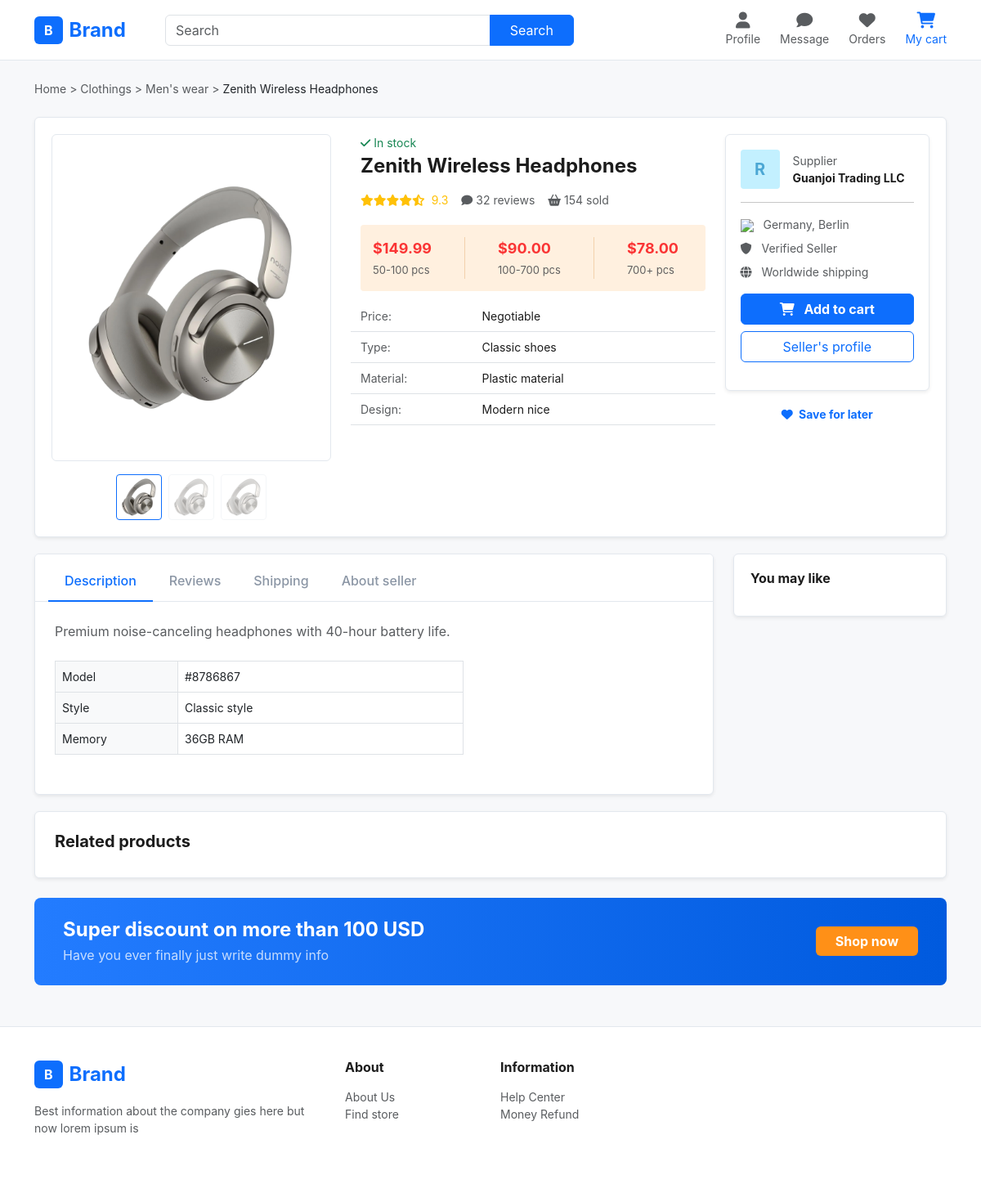
The page /products/1/ on the database its author committed.
### shop/models.py (models this page shows, shortened)
class Product(models.Model):
    name = models.CharField(max_length=200)
    price = models.DecimalField(max_digits=10, decimal_places=2)
    old_price = models.DecimalField(max_digits=10, decimal_places=2, null=True, blank=True)
    category = models.CharField(max_length=100)
    brand = models.CharField(max_length=100, default="Generic")
    image = models.ImageField(upload_to='products/')
    description = models.TextField()
    stock = models.IntegerField(default=0)
    is_verified = models.BooleanField(default=False)
    rating = models.DecimalField(max_digits=3, decimal_places=1, default=4.5)

### shop/views.py (the view)
# urls.py: path('<int:id>/', views.product_detail, name='product_detail'),
def product_detail(request, id):
    product = get_object_or_404(Product, id=id)
    return render(request, 'shop/product_detail.html', {'product': product})

### shop/templates/shop/product_detail.html (shortened to what this page needs)
<!DOCTYPE html>
<html lang="en">
<head>
    <link href="https://cdn.jsdelivr.net/npm/bootstrap@5.3.0/dist/css/bootstrap.min.css" rel="stylesheet">
    <link rel="stylesheet" href="https://cdnjs.cloudflare.com/ajax/libs/font-awesome/6.0.0/css/all.min.css">
</head>
<body>
    <header class="main-header sticky-top">
        <div class="container d-flex align-items-center">
            <a href="{% url 'product_list' %}" class="text-decoration-none d-flex align-items-center">
                <span class="logo-box me-2">B</span> <span class="fs-4 fw-bold text-primary">Brand</span>
            </a>
            <div class="flex-grow-1 mx-5 d-none d-lg-block">
                <form action="{% url 'product_search' %}" method="GET" class="input-group" style="max-width: 500px;">
                    <input type="text" name="search" class="form-control" placeholder="Search">
                    <button class="btn btn-primary px-4">Search</button>
                </form>
            </div>
            <div class="d-flex gap-4 text-muted small ms-auto align-items-center">
                <div class="text-center d-none d-md-block"><i class="fa fa-user fs-5"></i><br>Profile</div>
                <div class="text-center d-none d-md-block"><i class="fa fa-comment fs-5"></i><br>Message</div>
                <div class="text-center d-none d-md-block"><i class="fa fa-heart fs-5"></i><br>Orders</div>
                <a href="{% url 'cart_page' %}" class="text-decoration-none text-muted text-center">
                    <i class="fa fa-shopping-cart fs-5 text-primary"></i><br>
                    <span class="d-none d-md-inline text-primary">My cart</span>
                </a>
            </div>
        </div>
    </header>
    <div class="container mt-4">
        <nav class="small text-muted mb-4">
            Home > Clothings > Men's wear > <span class="text-dark">{{ product.name }}</span>
        </nav>
        <div class="white-card shadow-sm">
            <div class="row">
                <div class="col-lg-4">
                    <div class="img-main-box mb-3">
                        <img src="{{ product.image.url }}" alt="{{ product.name }}">
                    </div>
                    <div class="d-flex gap-2 justify-content-center">
                        <img src="{{ product.image.url }}" class="thumb-img border-primary">
                        <img src="{{ product.image.url }}" class="thumb-img" style="opacity: 0.4;">
                        <img src="{{ product.image.url }}" class="thumb-img" style="opacity: 0.4;">
                    </div>
                </div>
                <div class="col-lg-5 ps-lg-4 mt-3 mt-lg-0">
                    <p class="text-success mb-1 small"><i class="fa fa-check"></i> In stock</p>
                    <h4 class="fw-bold mb-3">{{ product.name }}</h4>
                    <div class="d-flex align-items-center gap-3 mb-3 small">
                        <div class="text-warning"><i class="fa fa-star"></i><i class="fa fa-star"></i><i class="fa fa-star"></i><i class="fa fa-star"></i><i class="fa fa-star-half-alt"></i> <span class="text-orange ms-1">9.3</span></div>
                        <div class="text-muted"><i class="fa fa-comment"></i> 32 reviews</div>
                        <div class="text-muted"><i class="fa fa-shopping-basket"></i> 154 sold</div>
                    </div>
                    <div class="price-tier-box">
                        <div class="price-item">
                            <p class="p-price">${{ product.price }}</p>
                            <span class="p-qty">50-100 pcs</span>
                        </div>
                        <div class="price-item">
                            <p class="p-price">$90.00</p>
                            <span class="p-qty">100-700 pcs</span>
                        </div>
                        <div class="price-item">
                            <p class="p-price">$78.00</p>
                            <span class="p-qty">700+ pcs</span>
                        </div>
                    </div>
                    <div class="small">
                        <div class="row mb-2 pb-2 border-bottom"><div class="col-4 text-muted">Price:</div><div class="col-8">Negotiable</div></div>
                        <div class="row mb-2 pb-2 border-bottom"><div class="col-4 text-muted">Type:</div><div class="col-8">Classic shoes</div></div>
                        <div class="row mb-2 pb-2 border-bottom"><div class="col-4 text-muted">Material:</div><div class="col-8">Plastic material</div></div>
                        <div class="row mb-2 pb-2 border-bottom"><div class="col-4 text-muted">Design:</div><div class="col-8">Modern nice</div></div>
                    </div>
                </div>
                <div class="col-lg-3 mt-4 mt-lg-0">
                    <div class="supplier-card shadow-sm">
                        <div class="d-flex align-items-center gap-3 mb-3">
                            <div class="s-avatar">R</div>
                            <div class="small">
                                <div class="text-muted">Supplier</div>
                                <div class="fw-bold">Guanjoi Trading LLC</div>
                            </div>
                        </div>
                        <hr>
                        <div class="small text-muted mb-2"><img src="https://flagcdn.com/16x12/de.png" class="me-2"> Germany, Berlin</div>
                        <div class="small text-muted mb-2"><i class="fa fa-shield-alt me-2"></i> Verified Seller</div>
                        <div class="small text-muted mb-3"><i class="fa fa-globe me-2"></i> Worldwide shipping</div>
                        <a href="{% url 'add_to_cart' product.id %}" class="btn btn-primary w-100 mb-2 fw-bold">
                            <i class="fa fa-shopping-cart me-2"></i> Add to cart
                        </a>
                        <button class="btn btn-outline-primary w-100 mb-3">Seller's profile</button>
                    </div>
                    <div class="text-center mt-3">
                        <a href="#" class="text-primary text-decoration-none small fw-bold"><i class="fa fa-heart me-1"></i> Save for later</a>
                    </div>
                </div>
            </div>
        </div>
        <div class="row">
            <div class="col-lg-9">
                <div class="white-card shadow-sm p-0 overflow-hidden">
                    <ul class="nav nav-tabs px-3 pt-2 bg-white">
                        <li class="nav-item"><a class="nav-link active" href="#">Description</a></li>
                        <li class="nav-item"><a class="nav-link" href="#">Reviews</a></li>
                        <li class="nav-item"><a class="nav-link" href="#">Shipping</a></li>
                        <li class="nav-item"><a class="nav-link" href="#">About seller</a></li>
                    </ul>
                    <div class="p-4">
                        <p class="text-muted mb-4">{{ product.description }}</p>
                        <table class="table table-bordered small text-muted mb-4" style="max-width: 500px;">
                            <tr><td class="bg-light" width="150">Model</td><td>#8786867</td></tr>
                            <tr><td class="bg-light">Style</td><td>Classic style</td></tr>
                            <tr><td class="bg-light">Memory</td><td>36GB RAM</td></tr>
                        </table>
                    </div>
                </div>
            </div>
            <div class="col-lg-3">
                <div class="white-card shadow-sm">
                    <h6 class="fw-bold mb-3">You may like</h6>
                </div>
            </div>
        </div>
        <div class="white-card shadow-sm p-4">
            <h5 class="fw-bold mb-4">Related products</h5>
        </div>
        <div class="discount-banner mt-4">
            <div>
                <h4 class="fw-bold mb-1">Super discount on more than 100 USD</h4>
                <p class="mb-0 opacity-75">Have you ever finally just write dummy info</p>
            </div>
            <button class="btn btn-warning fw-bold px-4" style="background: #FF9017; border: none; color: #fff;">Shop now</button>
        </div>
    </div>
    <footer class="footer-main">
        <div class="container">
            <div class="row">
                <div class="col-lg-4 mb-4">
                    <div class="d-flex align-items-center mb-3">
                        <span class="logo-box me-2">B</span> <span class="fs-4 fw-bold text-primary">Brand</span>
                    </div>
                    <p class="text-muted small">Best information about the company gies here but now lorem ipsum is</p>
                </div>
                <div class="col-lg-2 col-6"><h6 class="fw-bold mb-3">About</h6><ul class="list-unstyled small text-muted"><li>About Us</li><li>Find store</li></ul></div>
                <div class="col-lg-2 col-6"><h6 class="fw-bold mb-3">Information</h6><ul class="list-unstyled small text-muted"><li>Help Center</li><li>Money Refund</li></ul></div>
            </div>
        </div>
    </footer>
</body>
</html>

### shop/templates/shop/product_detail.html (style rules this page uses)
:root { --brand-blue: #0d6efd; --gray-100: #f7f8fa; --border: #e3e8ee; --text-muted: #8b96a5; --orange: #FF9017; --dark: #1C1C1C; }
body { background-color: var(--gray-100); font-family: 'Inter', sans-serif; color: var(--dark); }
.main-header { background: #fff; padding: 15px 0; border-bottom: 1px solid var(--border); }
.logo-box { background: var(--brand-blue); color: #fff; padding: 5px 12px; border-radius: 6px; font-weight: bold; }
.white-card { background: #fff; border: 1px solid var(--border); border-radius: 6px; padding: 20px; margin-bottom: 20px; }
.img-main-box { border: 1px solid var(--border); border-radius: 6px; padding: 20px; text-align: center; height: 400px; display: flex; align-items: center; justify-content: center; background: #fff; }
.img-main-box img { max-width: 100%; max-height: 100%; object-fit: contain; }
.thumb-img { width: 56px; height: 56px; border: 1px solid var(--border); border-radius: 4px; padding: 2px; cursor: pointer; object-fit: contain; }
.price-tier-box { background: #FFF0DF; padding: 15px; display: flex; gap: 40px; margin: 20px 0; border-radius: 4px; overflow-x: auto; }
.price-item { border-right: 1px solid #f3d1ad; padding-right: 40px; white-space: nowrap; }
.price-item:last-child { border: none; }
.p-price { color: #FA3434; font-size: 18px; font-weight: bold; margin-bottom: 0; }
.p-qty { color: #606060; font-size: 13px; }
.supplier-card { border: 1px solid var(--border); border-radius: 6px; padding: 18px; background: #fff; }
.s-avatar { width: 48px; height: 48px; background: #C3f0FF; color: #4CA7D4; border-radius: 4px; display: flex; align-items: center; justify-content: center; font-size: 20px; font-weight: bold; }
.nav-tabs { border-bottom: 1px solid var(--border); }
.nav-tabs .nav-link { color: var(--text-muted); border: none; border-bottom: 2px solid transparent; font-weight: 500; padding: 12px 20px; }
.nav-tabs .nav-link.active { color: var(--brand-blue); border-bottom: 2px solid var(--brand-blue); background: none; }
.discount-banner { background: linear-gradient(90deg, #237CFF 0%, #005ADE 100%); border-radius: 8px; color: #fff; padding: 25px 35px; display: flex; justify-content: space-between; align-items: center; }
.footer-main { background: #fff; border-top: 1px solid var(--border); padding: 40px 0; margin-top: 50px; }

### rows shown on the page
Product: name "Zenith Wireless Headphones", image (picture), price "149.99", description "Premium noise-canceling headphones with 40-hour battery life."
